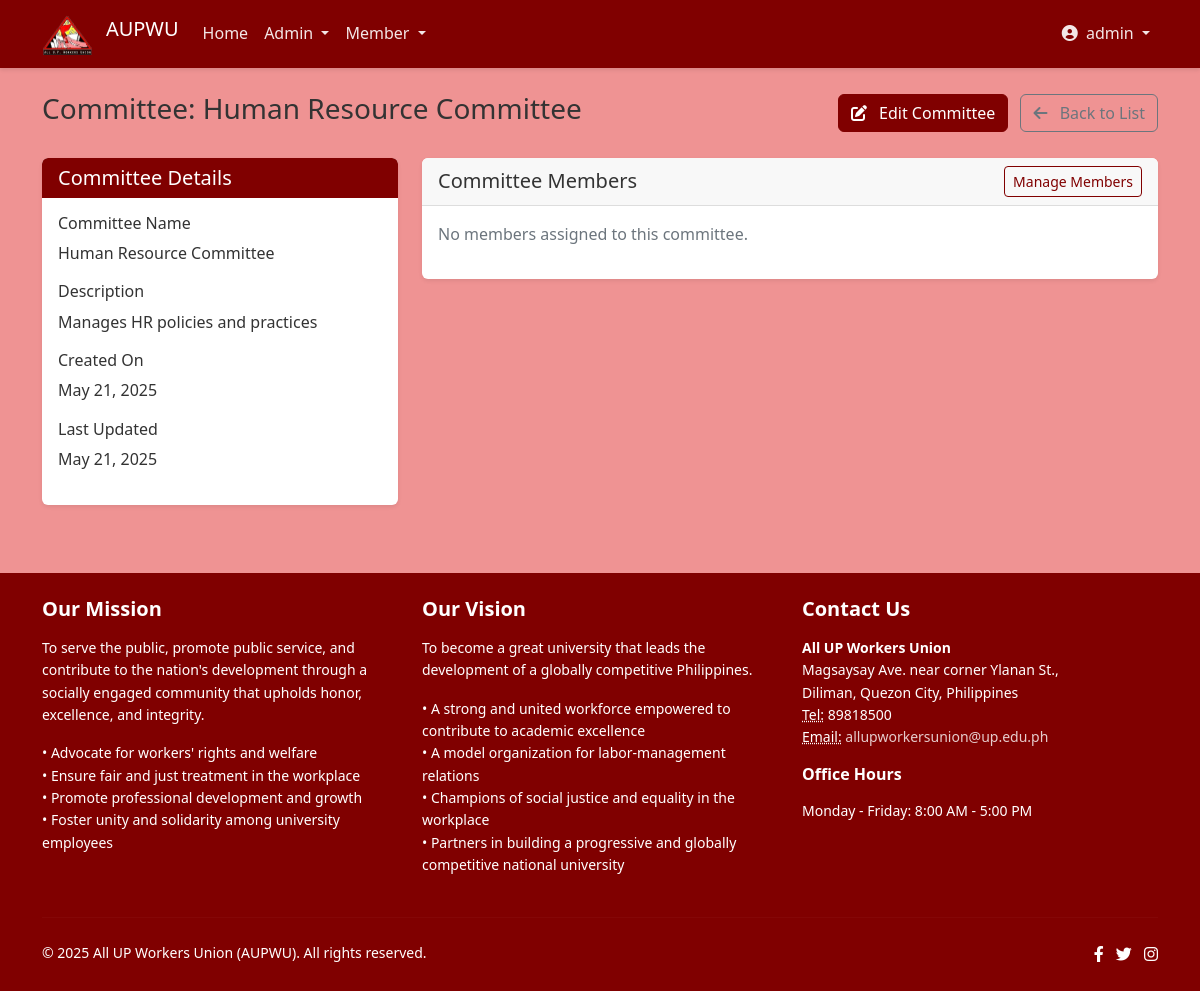
Page /admin/committees.php?action=view&id=2 (signed in) on the committed database.
### tables this page shows
CREATE TABLE users (
    id INT AUTO_INCREMENT PRIMARY KEY,
    username VARCHAR(50) NOT NULL UNIQUE,
    password VARCHAR(255) NOT NULL,
    email VARCHAR(100) NOT NULL UNIQUE,
    role ENUM('admin', 'member', 'officer') NOT NULL DEFAULT 'member',
    created_at TIMESTAMP DEFAULT CURRENT_TIMESTAMP,
    updated_at TIMESTAMP DEFAULT CURRENT_TIMESTAMP ON UPDATE CURRENT_TIMESTAMP
);

CREATE TABLE committees (
    id INT AUTO_INCREMENT PRIMARY KEY,
    name VARCHAR(100) NOT NULL,
    description TEXT,
    created_at TIMESTAMP DEFAULT CURRENT_TIMESTAMP,
    updated_at TIMESTAMP DEFAULT CURRENT_TIMESTAMP ON UPDATE CURRENT_TIMESTAMP
);

### includes/functions.php (called while the page is built, shortened)
<?php
function getCommitteeById($pdo, $committeeId) {
    try {
        $stmt = $pdo->prepare('SELECT * FROM committees WHERE id = ?');
        $stmt->execute([$committeeId]);
        return $stmt->fetch();
    } catch (PDOException $e) {
        error_log('Get Committee Error: ' . $e->getMessage());
        return false;
    }
}
function formatDate($date, $format = 'F j, Y') {
    return date($format, strtotime($date));
}
?>

### admin/committees.php (the view, shortened to what this page needs)
<?php
require_once '../config/database.php';
require_once '../includes/functions.php';
$action = $_GET['action'] ?? 'list';
$committeeId = $_GET['id'] ?? null;
$committee = null;
$committeeMembers = [];
if (($action === 'edit' || $action === 'view') && $committeeId) {
    $committee = getCommitteeById($pdo, $committeeId);
    if ($action === 'view') {
        $committeeMembers = getCommitteeMembers($pdo, $committeeId);
    }
}
$committees = [];
include '../includes/header.php';
?>
<?php if ($action === 'list'): ?>
    <div class="d-flex justify-content-between align-items-center mb-4">
        <h1 class="h3">Manage Committees</h1>
        <a href="?action=add" class="btn btn-primary">
            <i class="fas fa-plus me-2"></i> Add New Committee
        </a>
    </div>
    <div class="card shadow-sm">
        <div class="card-body">
            <div class="table-responsive">
                <table class="table table-hover data-table">
                    <thead>
                        <tr>
                            <th>ID</th>
                            <th>Name</th>
                            <th>Description</th>
                            <th>Active Members</th>
                            <th>Actions</th>
                        </tr>
                    </thead>
                    <tbody>
                        <?php if (empty($committees)): ?>
                            <tr>
                                <td colspan="5" class="text-center">No committees found</td>
                            </tr>
                        <?php else: ?>
                            <?php foreach ($committees as $c): ?>
                                <tr>
                                    <td><?php echo $c['id']; ?></td>
                                    <td>
                                        <a href="?action=view&id=<?php echo $c['id']; ?>">
                                            <?php echo htmlspecialchars($c['name']); ?>
                                        </a>
                                    </td>
                                    <td><?php echo htmlspecialchars($c['description'] ?? 'No description'); ?></td>
                                    <td><?php echo $c['member_count']; ?></td>
                                    <td>
                                        <div class="btn-group btn-group-sm">
                                            <a href="?action=view&id=<?php echo $c['id']; ?>" class="btn btn-outline-primary" title="View">
                                                <i class="fas fa-eye"></i>
                                            </a>
                                            <a href="?action=edit&id=<?php echo $c['id']; ?>" class="btn btn-outline-primary" title="Edit">
                                                <i class="fas fa-edit"></i>
                                            </a>
                                            <a href="#" class="btn btn-outline-danger" title="Delete"
                                               onclick="if(confirmDelete('Are you sure you want to delete this committee? This action cannot be undone.'))
                                                         window.location='?action=delete&id=<?php echo $c['id']; ?>'">
                                                <i class="fas fa-trash"></i>
                                            </a>
                                        </div>
                                    </td>
                                </tr>
                            <?php endforeach; ?>
                        <?php endif; ?>
                    </tbody>
                </table>
            </div>
        </div>
    </div>
<?php elseif ($action === 'view' && $committee): ?>
    <div class="d-flex justify-content-between align-items-center mb-4">
        <h1 class="h3">Committee: <?php echo htmlspecialchars($committee['name']); ?></h1>
        <div>
            <a href="?action=edit&id=<?php echo $committee['id']; ?>" class="btn btn-primary">
                <i class="fas fa-edit me-2"></i> Edit Committee
            </a>
            <a href="committees.php" class="btn btn-outline-secondary ms-2">
                <i class="fas fa-arrow-left me-2"></i> Back to List
            </a>
        </div>
    </div>
    <div class="row">
        <div class="col-md-4 mb-4">
            <div class="card shadow-sm">
                <div class="card-header card-header-primary">
                    <h5 class="card-title mb-0">Committee Details</h5>
                </div>
                <div class="card-body">
                    <div class="mb-3">
                        <h6>Committee Name</h6>
                        <p><?php echo htmlspecialchars($committee['name']); ?></p>
                    </div>
                    <div class="mb-3">
                        <h6>Description</h6>
                        <p><?php echo htmlspecialchars($committee['description'] ?? 'No description available'); ?></p>
                    </div>
                    <div class="mb-3">
                        <h6>Created On</h6>
                        <p><?php echo formatDate($committee['created_at']); ?></p>
                    </div>
                    <div>
                        <h6>Last Updated</h6>
                        <p><?php echo formatDate($committee['updated_at']); ?></p>
                    </div>
                </div>
            </div>
        </div>
        <div class="col-md-8 mb-4">
            <div class="card shadow-sm">
                <div class="card-header d-flex justify-content-between align-items-center">
                    <h5 class="card-title mb-0">Committee Members</h5>
                    <a href="../admin/members.php" class="btn btn-sm btn-outline-primary">Manage Members</a>
                </div>
                <div class="card-body">
                    <?php if (empty($committeeMembers)): ?>
                        <p class="text-muted">No members assigned to this committee.</p>
                    <?php endif; ?>
                </div>
            </div>
        </div>
    </div>
<?php endif; ?>
<?php
include '../includes/footer.php';
?>

### includes/header.php (shortened to what this page needs)
<?php
$baseUrl = '/';
$currentUser = null;
if (isset($_SESSION['user_id'])) {
    require_once __DIR__ . '/../config/database.php';
    try {
        $stmt = $pdo->prepare('SELECT * FROM users WHERE id = ?');
        $stmt->execute([$_SESSION['user_id']]);
        $currentUser = $stmt->fetch();
    } catch (PDOException $e) {
        error_log('Header Error: ' . $e->getMessage());
    }
}
?>
<!DOCTYPE html>
<html lang="en">
<head>
    <link href="https://cdn.jsdelivr.net/npm/bootstrap@5.2.3/dist/css/bootstrap.min.css" rel="stylesheet">
    <link href="https://cdn.datatables.net/1.11.5/css/dataTables.bootstrap5.min.css" rel="stylesheet">
    <link href="https://cdnjs.cloudflare.com/ajax/libs/font-awesome/6.0.0/css/all.min.css" rel="stylesheet">
    <link href="<?php echo $baseUrl; ?>aupwu/css/style.css" rel="stylesheet">
</head>
<body>
    <nav class="navbar navbar-expand-lg navbar-dark mb-4">
        <div class="container">
            <a class="navbar-brand" href="<?php echo $baseUrl; ?>aupwu/member/dashboard.php">
                <img src="<?php echo $baseUrl; ?>aupwu/images/logo.svg" alt="AUPWU Logo" height="40" class="d-inline-block align-text-top me-2">
                AUPWU
            </a>
            <div class="collapse navbar-collapse" id="navbarMain">
                <ul class="navbar-nav me-auto mb-2 mb-lg-0">
                    <li class="nav-item">
                        <a class="nav-link" href="<?php echo $baseUrl; ?>aupwu/member/dashboard.php">Home</a>
                    </li>
                    <?php if (isset($currentUser)): ?>
                        <?php if ($currentUser['role'] === 'admin'): ?>
                            <li class="nav-item dropdown">
                                <a class="nav-link dropdown-toggle" href="#" id="adminDropdown" role="button" data-bs-toggle="dropdown" aria-expanded="false">
                                    Admin
                                </a>
                            </li>
                        <?php endif; ?>
                        <li class="nav-item dropdown">
                            <a class="nav-link dropdown-toggle" href="#" id="memberDropdown" role="button" data-bs-toggle="dropdown" aria-expanded="false">
                                Member
                            </a>
                        </li>
                    <?php endif; ?>
                </ul>
                <ul class="navbar-nav ms-auto mb-2 mb-lg-0">
                    <?php if (isset($currentUser)): ?>
                        <li class="nav-item dropdown">
                            <a class="nav-link dropdown-toggle" href="#" id="userDropdown" role="button" data-bs-toggle="dropdown" aria-expanded="false">
                                <i class="fas fa-user-circle me-1"></i> <?php echo htmlspecialchars($currentUser['username']); ?>
                            </a>
                        </li>
                    <?php endif; ?>
                </ul>
            </div>
        </div>
    </nav>
    <div class="container mb-4">

### css/style.css (style rules this page uses)
:root { --primary-color: #800000; --primary-dark: #600000; --primary-light: #a00000; --secondary-color: #f8f8f8; --accent-color: #ffcc00; --text-color: #333333; --light-text-color: #ffffff; --border-color: #dddddd; --success-color: #28a745; --danger-color: #dc3545; --warning-color: #ffc107; --info-color: #17a2b8; }
body { font-family: 'Segoe UI', Tahoma, Geneva, Verdana, sans-serif; line-height: 1.6; color: var(--text-color); background-color: #ef9393; display: flex; flex-direction: column; min-height: 100vh; }
.container { flex: 1 0 auto; }
.navbar { background-color: var(--primary-color); box-shadow: 0 2px 4px rgba(0, 0, 0, 0.1); }
.navbar-dark .navbar-nav .nav-link { color: rgba(255, 255, 255, 0.9); }
.card { border-radius: 6px; box-shadow: 0 2px 8px rgba(0, 0, 0, 0.1); border: none; margin-bottom: 20px; overflow: hidden; }
.card-header { background-color: #f8f8f8; border-bottom: 1px solid var(--border-color); font-weight: 600; }
.card-header-primary { background-color: var(--primary-color); color: var(--light-text-color); border-bottom: none; }
.btn-primary { background-color: var(--primary-color); border-color: var(--primary-color); }
.btn-outline-primary { color: var(--primary-color); border-color: var(--primary-color); }

### rows in the picture
users: username "admin"
committees: name "Human Resource Committee", description "Manages HR policies and practices", created_at "May 21, 2025", updated_at "May 21, 2025"
